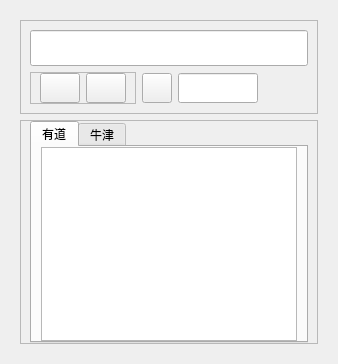
        <widget class="QWidget" name="add_page">
         <layout class="QVBoxLayout" name="verticalLayout_5">
          <item>
           <widget class="QFrame" name="add_english_input_frame">
            <property name="minimumSize">
             <size>
              <width>0</width>
              <height>50</height>
             </size>
            </property>
            <layout class="QVBoxLayout" name="verticalLayout_6">
             <item>
              <widget class="QFrame" name="frame_12">
               <property name="maximumSize">
                <size>
                 <width>16777215</width>
                 <height>150</height>
                </size>
               </property>
               <property name="styleSheet">
                <string notr="true">QHBoxLayout{
    border:0px
}</string>
               </property>
               <property name="frameShape">
                <enum>QFrame::StyledPanel</enum>
               </property>
               <property name="frameShadow">
                <enum>QFrame::Raised</enum>
               </property>
               <layout class="QVBoxLayout" name="verticalLayout_8">
                <item>
                 <widget class="QLineEdit" name="english_input_edit">
                  <property name="sizePolicy">
                   <sizepolicy hsizetype="Expanding" vsizetype="Expanding">
                    <horstretch>0</horstretch>
                    <verstretch>0</verstretch>
                   </sizepolicy>
                  </property>
                  <property name="maximumSize">
                   <size>
                    <width>65535</width>
                    <height>80</height>
                   </size>
                  </property>
                  <property name="font">
                   <font>
                    <family>Microsoft YaHei</family>
                    <pointsize>15</pointsize>
                   </font>
                  </property>
                 </widget>
                </item>
                <item>
                 <layout class="QHBoxLayout" name="horizontalLayout_29">
                  <item>
                   <widget class="QFrame" name="frame_14">
                    <property name="styleSheet">
                     <string notr="true"/>
                    </property>
                    <property name="frameShape">
                     <enum>QFrame::StyledPanel</enum>
                    </property>
                    <property name="frameShadow">
                     <enum>QFrame::Raised</enum>
                    </property>
                    <layout class="QHBoxLayout" name="horizontalLayout_30" stretch="0,0">
                     <property name="topMargin">
                      <number>0</number>
                     </property>
                     <property name="bottomMargin">
                      <number>0</number>
                     </property>
                     <item>
                      <widget class="QPushButton" name="online_play_voice_1">
                       <property name="minimumSize">
                        <size>
                         <width>10</width>
                         <height>30</height>
                        </size>
                       </property>
                       <property name="layoutDirection">
                        <enum>Qt::LeftToRight</enum>
                       </property>
                       <property name="text">
                        <string notr="true"/>
                       </property>
                      </widget>
                     </item>
                     <item>
                      <widget class="QPushButton" name="online_play_voice_2">
                       <property name="minimumSize">
                        <size>
                         <width>10</width>
                         <height>30</height>
                        </size>
                       </property>
                       <property name="layoutDirection">
                        <enum>Qt::LeftToRight</enum>
                       </property>
                       <property name="text">
                        <string notr="true"/>
                       </property>
                      </widget>
                     </item>
                    </layout>
                   </widget>
                  </item>
                  <item>
                   <widget class="QPushButton" name="star">
                    <property name="minimumSize">
                     <size>
                      <width>30</width>
                      <height>30</height>
                     </size>
                    </property>
                    <property name="maximumSize">
                     <size>
                      <width>30</width>
                      <height>30</height>
                     </size>
                    </property>
                    <property name="text">
                     <string/>
                    </property>
                   </widget>
                  </item>
                  <item>
                   <widget class="QLineEdit" name="list_line">
                    <property name="minimumSize">
                     <size>
                      <width>80</width>
                      <height>30</height>
                     </size>
                    </property>
                    <property name="maximumSize">
                     <size>
                      <width>80</width>
                      <height>30</height>
                     </size>
                    </property>
                   </widget>
                  </item>
                  <item>
                   <spacer name="horizontalSpacer_12">
                    <property name="orientation">
                     <enum>Qt::Horizontal</enum>
                    </property>
                    <property name="sizeHint" stdset="0">
                     <size>
                      <width>40</width>
                      <height>20</height>
                     </size>
                    </property>
                   </spacer>
                  </item>
                 </layout>
                </item>
               </layout>
              </widget>
             </item>
             <item>
              <widget class="QFrame" name="frame_13">
               <property name="frameShape">
                <enum>QFrame::StyledPanel</enum>
               </property>
               <property name="frameShadow">
                <enum>QFrame::Raised</enum>
               </property>
               <layout class="QVBoxLayout" name="verticalLayout_7">
                <property name="topMargin">
                 <number>0</number>
                </property>
                <property name="bottomMargin">
                 <number>0</number>
                </property>
                <item>
                 <widget class="QTabWidget" name="online">
                  <property name="currentIndex">
                   <number>0</number>
                  </property>
                  <widget class="QWidget" name="online_youdao_page">
                   <attribute name="title">
                    <string>有道</string>
                   </attribute>
                   <layout class="QVBoxLayout" name="verticalLayout_9">
                    <property name="topMargin">
                     <number>0</number>
                    </property>
                    <property name="bottomMargin">
                     <number>0</number>
                    </property>
                    <item>
                     <widget class="QTextBrowser" name="online_youdao_textBoswer">
                      <property name="font">
                       <font>
                        <family>微软雅黑</family>
                       </font>
                      </property>
                     </widget>
                    </item>
                   </layout>
                  </widget>
                  <widget class="QWidget" name="online_niujin_page">
                   <attribute name="title">
                    <string>牛津</string>
                   </attribute>
                   <layout class="QVBoxLayout" name="verticalLayout_27">
                    <property name="topMargin">
                     <number>0</number>
                    </property>
                    <property name="bottomMargin">
                     <number>0</number>
                    </property>
                    <item>
                     <widget class="QTextBrowser" name="online_Oxford_info_box">
                      <property name="font">
                       <font>
                        <family>微软雅黑</family>
                       </font>
                      </property>
                     </widget>
                    </item>
                   </layout>
                  </widget>
                 </widget>
                </item>
               </layout>
              </widget>
             </item>
            </layout>
           </widget>
          </item>
         </layout>
        </widget>
